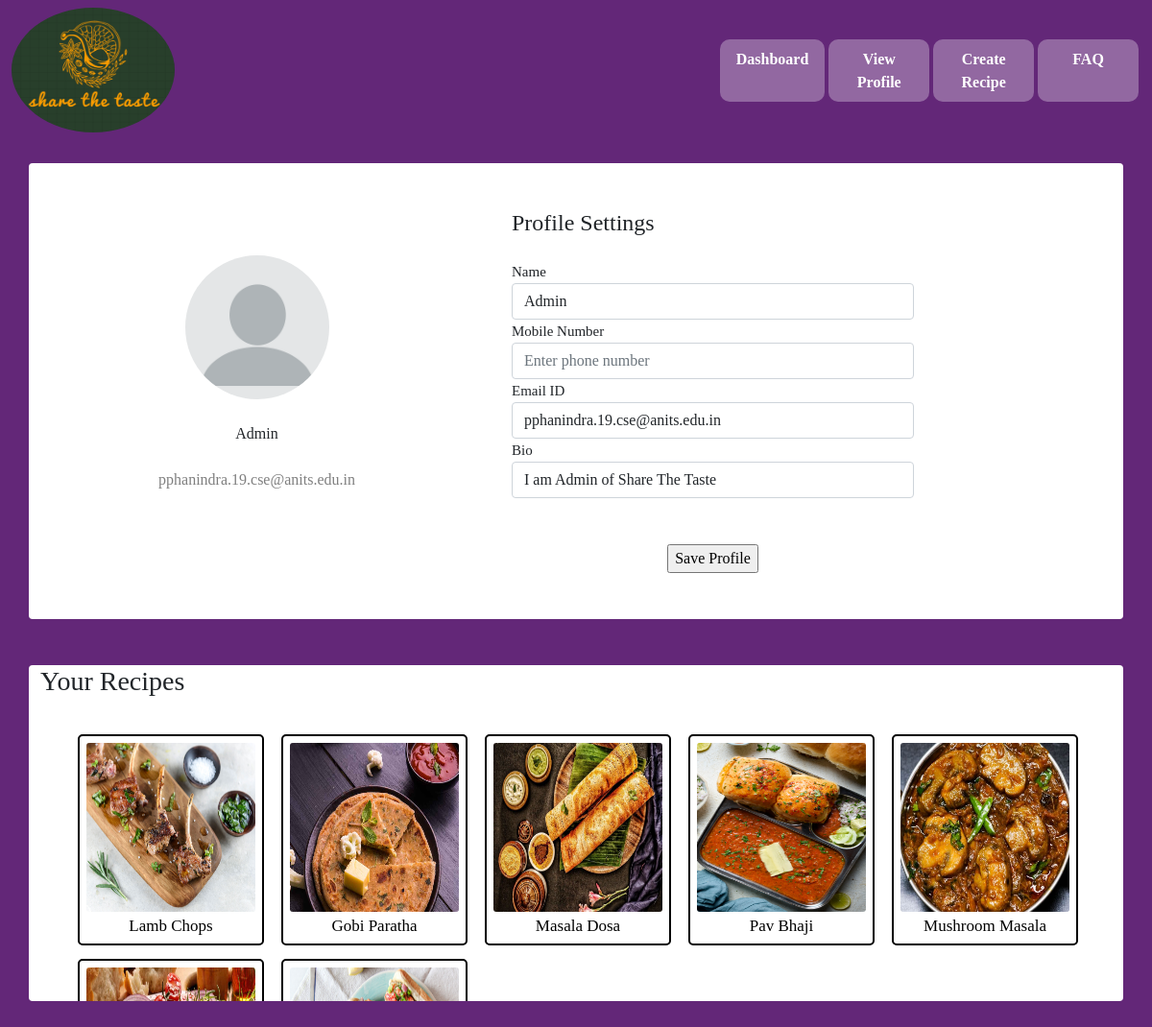
The app's page /profile.php (signed in) with its own data.
### tables this page shows
CREATE TABLE `users` (
  `uid` bigint(20) NOT NULL AUTO_INCREMENT PRIMARY KEY,
  `name` varchar(255) DEFAULT NULL,
  `email` varchar(255) DEFAULT NULL,
  `password` varchar(255) DEFAULT NULL,
  `phone` varchar(20) DEFAULT NULL,
  `bio` varchar(255) DEFAULT NULL
);

CREATE TABLE `recipe` (
  `rid` bigint(20) NOT NULL AUTO_INCREMENT PRIMARY KEY,
  `rname` varchar(255) DEFAULT NULL,
  `rtype` varchar(10) DEFAULT NULL,
  `preptime` int DEFAULT NULL,
  `ingredients` text DEFAULT NULL,
  `description` text DEFAULT NULL,
  `image_url` text DEFAULT NULL,
  `video_url` text DEFAULT NULL
);

### profile.php (the view, shortened to what this page needs)
<?php
    require_once "config.php";
    $uid = $_SESSION['user_id'];
    $query1=mysqli_query($conn,"SELECT * FROM users where uid='$uid'") or die(mysqli_error());
    $row=mysqli_fetch_array($query1);
?>
<!DOCTYPE html>
<html lang="en">
    <head>
        <link href="https://cdn.jsdelivr.net/npm/bootstrap@5.1.3/dist/css/bootstrap.min.css" rel="stylesheet">
        <link rel="stylesheet" href="https://cdn.jsdelivr.net/npm/bootstrap@5.0.0-alpha1/dist/css/bootstrap.min.css">
        <link rel="stylesheet" href="https://cdn.jsdelivr.net/npm/bootstrap@5.0.0-alpha1/dist/js/bootstrap.bundle.min.js">
        <link rel="stylesheet" type="text/css" href="style.css">
    </head>
    <body>
        <nav class="navbar navbar-expand-sm navbar-dark">
            <div class="container-fluid">
                <img src="images/img/logo.png" class="logo">
                <div class="collapse navbar-collapse justify-content-end" id="collapsibleNavbar">
                    <ul class="nav nav-tabs nav-justified">
                        <li class="nav-item">
                            <a class="nav-link text-white" href="dashboard.php">Dashboard<br><label>&nbsp;</label></a>
                        </li>
                        <li class="nav-item">
                            <a class="nav-link text-white" href="profile.php">View Profile</a>
                        </li>
                        <li class="nav-item">
                            <a class="nav-link text-white" href="recipe.php">Create Recipe</a>
                        </li>
                        <li class="nav-item">
                            <a class="nav-link text-white" href="faq.php">FAQ<br><label>&nbsp;</label></a>
                        </li>
                    </ul>
                </div>
            </div>
        </nav>
        <div class="container rounded bg-white mt-4 mb-5">
            <div class="row">
                <div class="col-md-5 border-right">
                    <div class="d-flex flex-column align-items-center text-center p-3 py-5">
                        <img class="rounded-circle mt-5" width="150px" src="images/img/profilepic.png"><br>
                        <span class="font-weight-bold"><?php echo $row['name']; ?></span><br>
                        <span class="text-black-50"><?php echo $row['email']; ?></span>
                    </div>
                </div>
                <div class="col-md-5">
                    <div class="p-3 py-5">
                        <div class="d-flex justify-content-between align-items-center mb-3">
                            <h4 class="text-right">Profile Settings</h4><hr>
                        </div>
                        <form method="post">
                            <div class="row mt-3">
                                <div class="col-md-12">
                                    <label class="labels">Name</label>
                                    <input type="text" name="name" class="form-control" placeholder="Enter name" value="<?php echo $row['name']; ?>">
                                </div>
                                <div class="col-md-12">
                                    <label class="labels">Mobile Number</label>
                                    <input type="text" name="phone" class="form-control" placeholder="Enter phone number" value="<?php echo $row['phone']; ?>">
                                </div>
                                <div class="col-md-12">
                                    <label class="labels">Email ID</label>
                                    <input type="text" name="email" class="form-control" placeholder="Enter email-id" value="<?php echo $row['email']; ?>">
                                </div>
                                <div class="col-md-12">
                                    <label class="labels">Bio</label>
                                    <input type="text" name="bio" class="form-control" placeholder="About you" value="<?php echo $row['bio']; ?>">
                                </div>
                                <div class="mt-5 text-center">
                                    <input type="submit" name="saveprofile" value="Save Profile">
                                </div>
                            </div>
                        </form>
                    </div>
                </div>
            </div>
        </div>
        <div class="container recipes rounded bg-white mt-5 mb-5">
            <h3>Your Recipes</h3>
            <div>
                <br>
                <ul style="list-style-type: none;">
<?php
                        $query2 = "SELECT * FROM recipe where rid in (SELECT rid FROM connect where uid = '$uid')";
                        $res = mysqli_query($conn,  $query2);
                        if (mysqli_num_rows($res) > 0) {
                            while ($images = mysqli_fetch_assoc($res)) {
?>
                                <a href="viewrecipe.php?id=<?php echo $images['rid'] ?>&u=<?php echo $row['uid'] ?>"><li class="rbox"><img src="images/<?=$images['image_url']?>" width="180px" height="180px">
                                <?php echo "<br>".$images['rname'];?></li></a>
<?php
                            }
                        }
?>
                </ul>
                <br>
            </div>
        </div>
    </body>
</html>

### style.css (style rules this page uses)
* { font-family: Century Gothic }
body { background-image:linear-gradient(rgba(0, 0, 0, 0.5),rgba(0, 0, 0, 0.5)), url(images/img/food.jpg); overflow-x: hidden; }
.nav { border: none; margin-top: auto; margin-bottom: auto; font-weight: bold; }
.nav-item { margin: 2px; }
.logo { height: 130px; width: 170px; border-radius: 100%; }
.recipes { overflow-y: scroll; max-height:350px; }
.rbox { display: inline-block; border: 2px solid black; border-radius: 5px; margin: 7px; padding: 5px; color: black; text-align: center; font-size: 17px; }
.rbox img { border: 2px solid rgba(255, 255, 255, 1); border-radius: 5px; }

### profile.php (style rules this page uses)
body { background: rgb(99, 39, 120) }
.labels { font-size: 15px }
.nav-item { background: rgba(255, 255, 255, 0.3); border-radius: 10px; }

### records on screen
users: name "Admin", email "pphanindra.19.cse@anits.edu.in", bio "I am Admin of Share The Taste"
recipe: image_url (picture), rname "Lamb Chops"
recipe: image_url (picture), rname "Gobi Paratha"
recipe: image_url (picture), rname "Masala Dosa"
recipe: image_url (picture), rname "Pav Bhaji"
recipe: image_url (picture), rname "Mushroom Masala"
recipe: image_url (picture)
recipe: image_url (picture)
